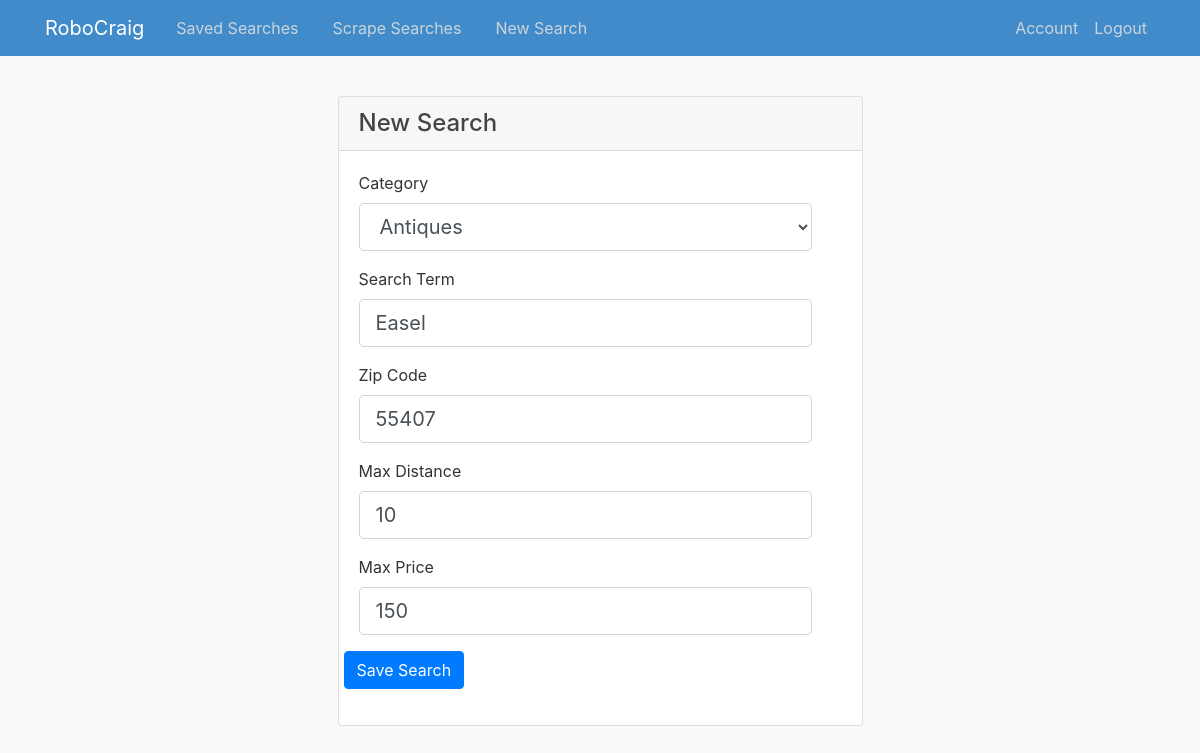
Before: /search/7/update (signed in) with the older database file.
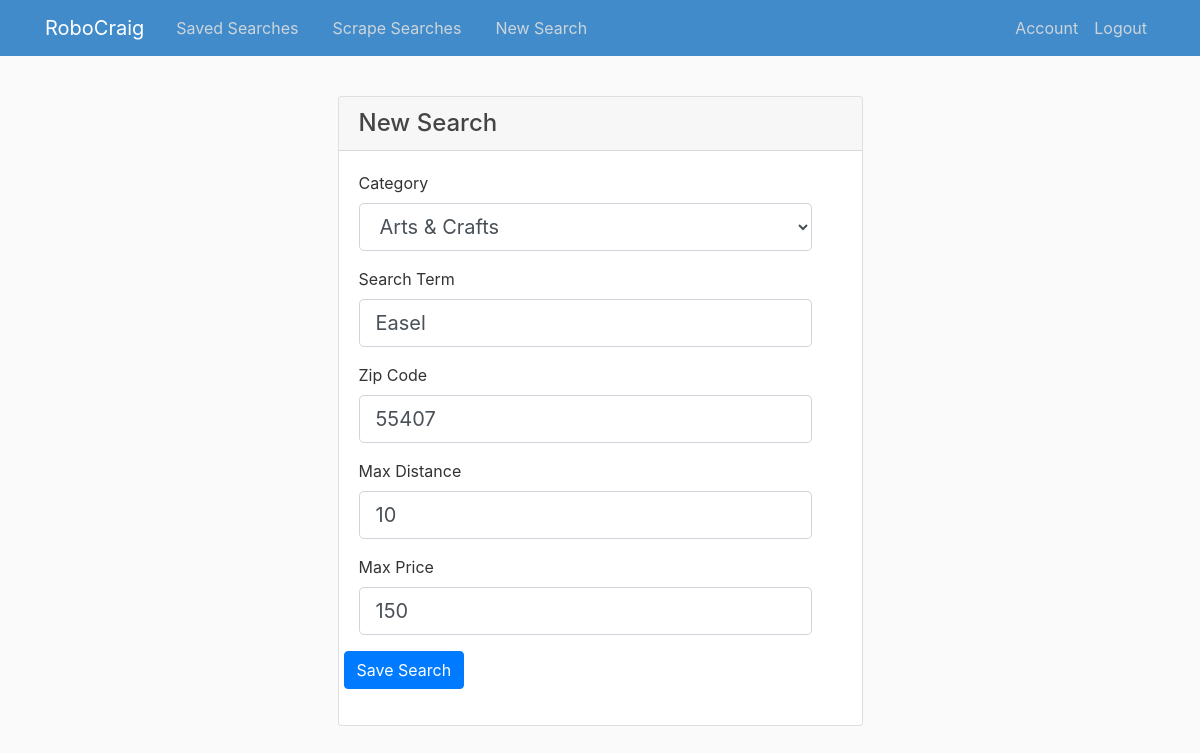
After: the same page with the newer database file.
### RoboCraig/models.py (models this page shows, shortened)
class Searcher (db.Model):
    id = db.Column(db.Integer, primary_key=True)
    category = db.Column(db.String(20), nullable=False)
    search_term = db.Column(db.String(50), nullable=False)
    zip_code = db.Column(db.String(10), nullable=False)  #Might need this to be int, or validate to 5 digits
    max_distance = db.Column(db.String(10), nullable=False)
    max_price = db.Column(db.String(10), nullable=False)
    user_id = db.Column(db.Integer, db.ForeignKey('user.id'), nullable=False)       #This is making a reference to the user_id in the users table

### RoboCraig/routes.py (the view)
@app.route("/search/<int:search_id>/update",methods=['GET', 'POST'])    #This route is for updating the search
@login_required
def update_search(search_id):       #After being passed the search_id, this function updates a saved search
    search = Searcher.query.get_or_404(search_id)
    if search.author != current_user:
        abort(403)
    form = SearchForm()
    if form.validate_on_submit():
        search.category = form.category.data        #If the update form is validated, the search_term will be updated
        search.search_term = form.search_term.data
        search.zip_code = form.zip_code.data
        search.max_distance = form.max_distance.data
        search.max_price = form.max_price.data
        author = current_user
        db.session.commit()     #The updated search is committed to the database
        flash('Your post has been updated!', 'success')
        return redirect(url_for('user_searches', search_id=search.id,username=current_user.username))    #They then get sent back to the saved_searches
    elif request.method == 'GET':       #If the page is requested, it will pre-populate the form data
        form.category.data = search.category
        form.search_term.data = search.search_term
        form.zip_code.data = search.zip_code
        form.max_distance.data = search.max_distance
        form.max_price.data = search.max_price
    return render_template('create_search.html', title='Update Post', form=form, legend='Update Post')

### RoboCraig/models.py (called while the page is built)
@login_manager.user_loader
def load_user(user_id):
    return User.query.get(int(user_id))

### RoboCraig/templates/create_search.html (shortened to what the changed rows need)
{% extends "layout.html" %}
{% block content %}
    <div class="container py-3">
        <div class="row">
            <div class="mx-auto col-sm-6">
                        <div class="card">
                            <div class="card-body">
                                <form method="POST" action="" class="form" role="form" autocomplete="off">
                                    <div class="form-group row col-lg-12">
                                    {{ form.category.label(class="form-control-label") }}
                                    {% if form.category.errors %}
                                        {{ form.category(class="form-control form-control-lg is-invalid") }}
                                        <div class="invalid-feedback">
                                            {% for error in form.category.errors %}
                                                <span>{{ error }}</span>
                                            {% endfor %}
                                        </div>
                                    {% else %}
                                        {{ form.category(class="form-control form-control-lg") }}
                                    {% endif %}
                                    </div>
                                    <div class="form-group row col-lg-12">
                                    {{ form.search_term.label(class="form-control-label") }}
                                    {% if form.search_term.errors %}
                                        {{ form.search_term(class="form-control form-control-lg is-invalid") }}
                                        <div class="invalid-feedback">
                                            {% for error in form.search_term.errors %}
                                                <span>{{ error }}</span>
                                            {% endfor %}
                                        </div>
                                    {% else %}
                                        {{ form.search_term(class="form-control form-control-lg") }}
                                    {% endif %}
                                    </div>
                                    <div class="form-group row col-lg-12">
                                    {{ form.zip_code.label(class="form-control-label") }}
                                    {% if form.zip_code.errors %}
                                        {{ form.zip_code(class="form-control form-control-lg is-invalid") }}
                                        <div class="invalid-feedback">
                                            {% for error in form.password.errors %}
                                                <span>{{ error }}</span>
                                            {% endfor %}
                                        </div>
                                    {% else %}
                                        {{ form.zip_code(class="form-control form-control-lg") }}
                                    {% endif %}
                                    </div>
                                    <div class="form-group row col-lg-12">
                                    {{ form.max_distance.label(class="form-control-label") }}
                                    {% if form.max_distance.errors %}
                                        {{ form.max_distance(class="form-control form-control-lg is-invalid") }}
                                        <div class="invalid-feedback">
                                            {% for error in form.max_distance.errors %}
                                                <span>{{ error }}</span>
                                            {% endfor %}
                                        </div>
                                    {% else %}
                                        {{ form.max_distance(class="form-control form-control-lg") }}
                                    {% endif %}
                                    </div>
                                    <div class="form-group row col-lg-12">
                                    {{ form.max_price.label(class="form-control-label") }}
                                    {% if form.max_price.errors %}
                                        {{ form.max_price(class="form-control form-control-lg is-invalid") }}
                                        <div class="invalid-feedback">
                                            {% for error in form.max_price.errors %}
                                                <span>{{ error }}</span>
                                            {% endfor %}
                                        </div>
                                    {% else %}
                                        {{ form.max_price(class="form-control form-control-lg") }}
                                    {% endif %}
                                    </div>
                                </form>
                            </div>
                        </div>
            </div>
        </div>
    </div>
{% endblock content %}

Changed rows visible on the page:
changed Searcher "Easel": category "Antiques" → "Arts & Crafts"
